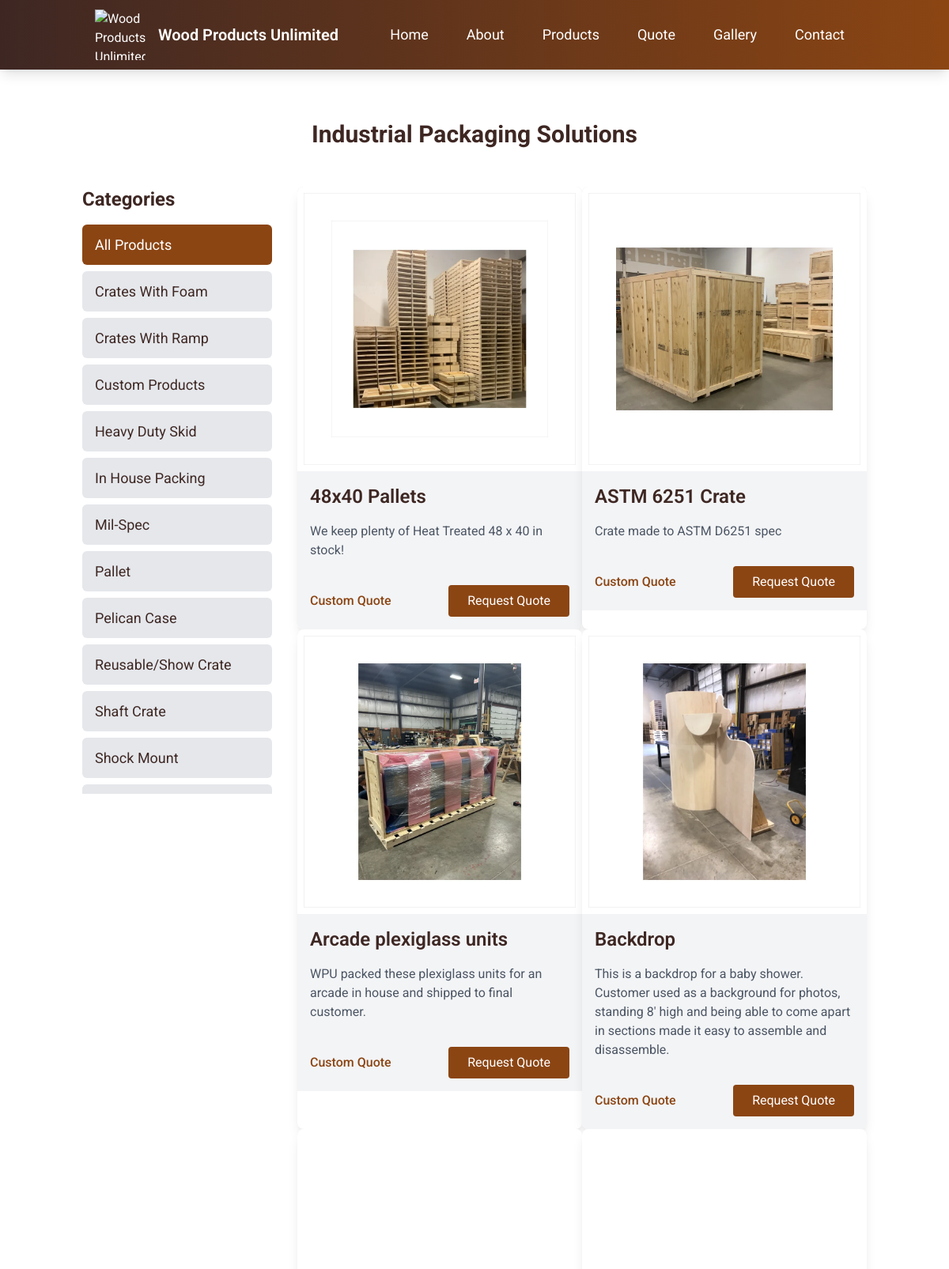
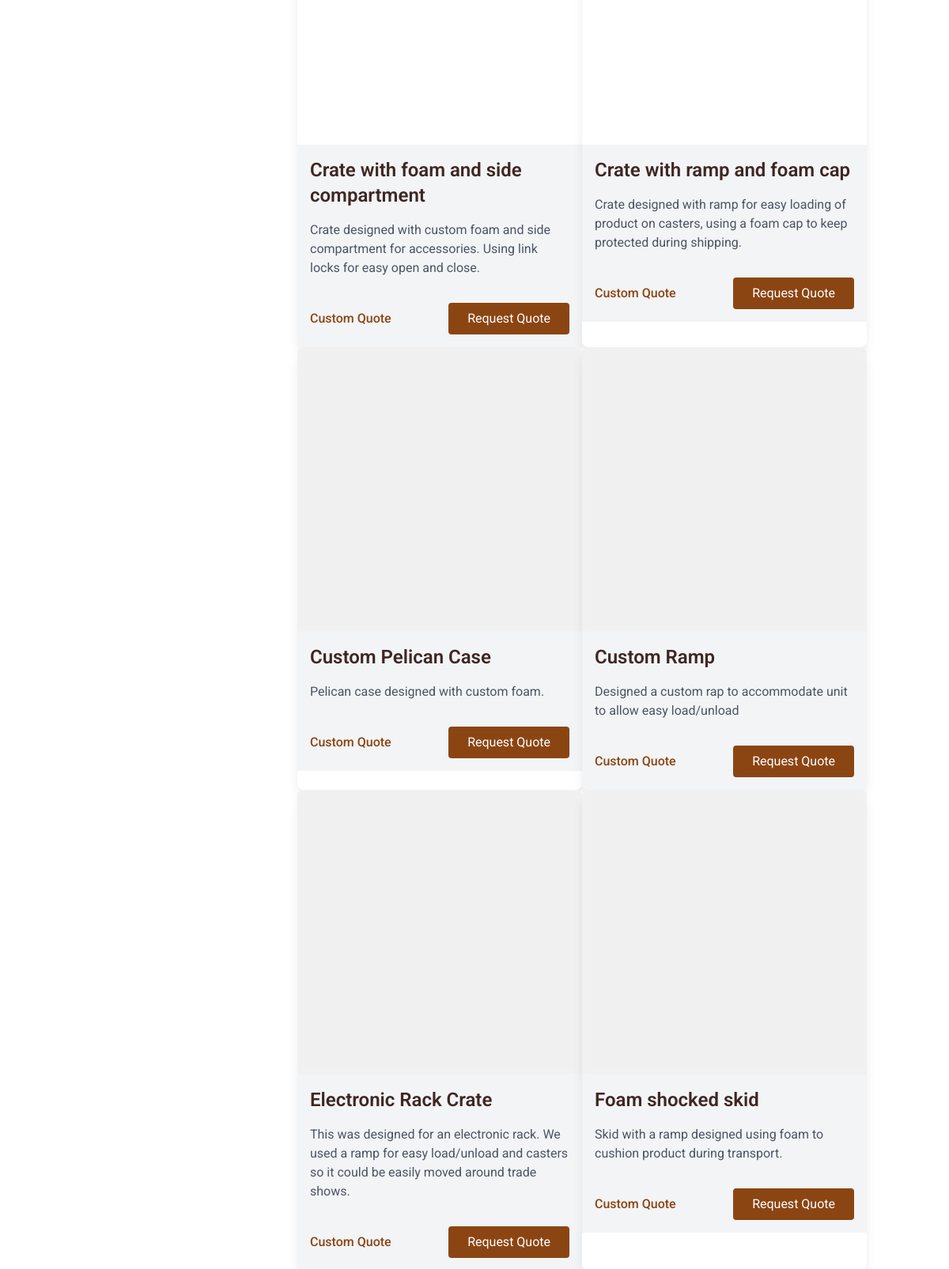
Page /products (upper part) on the committed database (2 pictures, top to bottom).
### models.py (models this page shows)
class Product(db.Model):
    id = db.Column(db.Integer, primary_key=True)
    name = db.Column(db.String(100), nullable=False)
    description = db.Column(db.Text, nullable=False)
    category = db.Column(db.String(50), nullable=False)
    package_type = db.Column(db.String(50), nullable=True)
    image_url = db.Column(db.String(200), nullable=False)
    price = db.Column(db.Float, nullable=False)
    is_featured = db.Column(db.Boolean, default=False)
    created_at = db.Column(db.DateTime, default=datetime.utcnow)

### routes/public/routes.py (the view)
@public.route('/products')
def products():
    try:
        products = Product.query.order_by(Product.name.asc()).all()
        for product in products:
            print(f"Product: {product.name}")
            print(f"  Description: {product.description}")
            print(f"  Category: {product.category}")
            print(f"  Package Type: {product.package_type}")
            print(f"  Price: {product.price}")
            print(f"  Image URL: {product.image_url}")
        categories = sorted(set(p.category for p in products if p.category))
        return render_template('products.html',
                             products=products,
                             categories=categories)
    except Exception as e:
        print(f"Error in products route: {str(e)}")
        flash('Error loading products. Please try again later.', 'error')
        return render_template('products.html',
                             products=[],
                             categories=[])

### templates/products.html (shortened to what this page needs)
{% extends "base.html" %}
{% block content %}
<div class="container mx-auto px-4 py-16">
    <h1 class="text-3xl font-bold text-center mb-12">Industrial Packaging Solutions</h1>
    <div class="flex flex-col md:flex-row gap-8">
        <div class="w-full md:w-1/4">
            <div class="sticky top-4">
                <h2 class="text-2xl font-bold mb-4">Categories</h2>
                <div class="flex flex-col space-y-2 mb-12">
                    <button data-category="all"
                            class="category-filter text-left px-4 py-3 rounded-md {% if not request.args.get('category') %}bg-wood-brown text-white{% else %}bg-gray-200{% endif %} hover:bg-wood-brown hover:text-white w-full transition-all">
                        All Products
                    </button>
                    {% for category in categories|sort %}
                    <button data-category="{{ category }}"
                            class="category-filter text-left px-4 py-3 rounded-md {% if request.args.get('category') == category %}bg-wood-brown text-white{% else %}bg-gray-200{% endif %} hover:bg-wood-brown hover:text-white w-full transition-all">
                        {{ category }}
                    </button>
                    {% endfor %}
                </div>
            </div>
        </div>
        <div class="w-full md:w-3/4">
            <div class="grid grid-cols-1 md:grid-cols-2 gap-12">
                {% for product in products %}
                <div class="product-card group bg-white rounded-lg shadow-lg overflow-hidden transform hover:-translate-y-1 transition-all duration-300 ease-in-out" data-category="{{ product.category }}">
                    {% if product.image_url %}
                    <div class="relative bg-white">
                        <img src="{{ product.image_url.variants.medium if product.image_url is mapping else product.image_url }}"
                             alt="{{ product.name }}"
                             class="w-full h-64 object-contain"
                             loading="lazy"
                             style="background-color: white;">
                    </div>
                    {% endif %}
                    <div class="bg-gray-100">
                        <h3 class="text-2xl font-semibold p-4">{{ product.name }}</h3>
                        <p class="text-gray-600 px-4 pb-4">{{ product.description }}</p>
                        <div class="flex items-center justify-between p-4 bg-gray-100">
                            <span class="text-wood-brown font-medium">Custom Quote</span>
                            <a href="{{ url_for('public.quote_calculator', package_type=product.package_type) }}"
                               class="bg-wood-brown text-white px-6 py-2 rounded hover:bg-wood-dark transition-colors">
                                Request Quote
                            </a>
                        </div>
                    </div>
                </div>
                {% endfor %}
            </div>
        </div>
    </div>
</div>
{% endblock %}

### templates/products.html (style rules this page uses)
.category-filter { font-size: 1.125rem; transition: all 0.3s ease; }
.sticky { position: sticky; top: 1rem; max-height: calc(100vh - 2rem); overflow-y: auto; }
.sticky { -ms-overflow-style: none; scrollbar-width: none; }

### rows in the picture
Product: category "Crates With Foam", image_url.variants (picture), name "Crate with foam and side compartment", description "Crate designed with custom foam and side compartment for accessories. Using link locks for easy open and close."
Product: category "Crates With Ramp", image_url.variants (picture), name "Crate with ramp and foam cap", description "Crate designed with ramp for easy loading of product on casters, using a foam cap to keep protected during shipping."
Product: category "Custom Products", image_url.variants (picture), name "Backdrop", description "This is a backdrop for a baby shower. Customer used as a background for photos, standing 8' high and being able to come apart in sections made it easy to assemble and disassemble."
Product: category "Heavy Duty Skid"
Product: category "In House Packing", image_url.variants (picture), name "Arcade plexiglass units", description "WPU packed these plexiglass units for an arcade in house and shipped to final customer."
Product: category "Mil-Spec", image_url.variants (picture), name "ASTM 6251 Crate", description "Crate made to ASTM D6251 spec"
Product: category "Pallet", image_url.variants (picture), name "48x40 Pallets", description "We keep plenty of Heat Treated 48 x 40 in stock!"
Product: category "Pelican Case", name "Custom Pelican Case", description "Pelican case designed with custom foam."
Product: category "Reusable/Show Crate"
Product: category "Shaft Crate"
Product: category "Shock Mount", name "Foam shocked skid", description "Skid with a ramp designed using foam to cushion product during transport."
Product: name "Custom Ramp", description "Designed a custom rap to accommodate unit to allow easy load/unload"
Product: name "Electronic Rack Crate", description "This was designed for an electronic rack. We used a ramp for easy load/unload and casters so it could be easily moved around trade shows."
